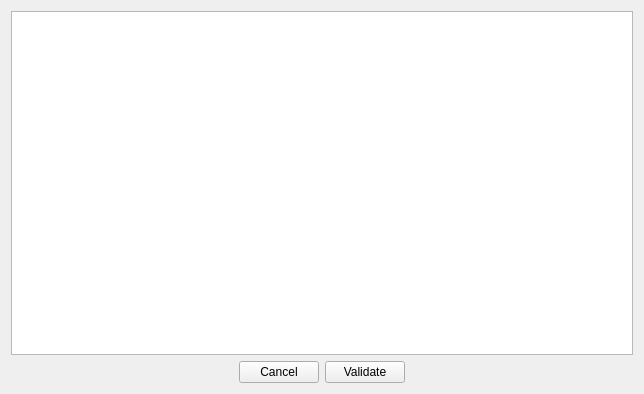
<?xml version="1.0" encoding="UTF-8"?>
<ui version="4.0">
 <class>JacobianGui</class>
 <widget class="QWidget" name="JacobianGui">
  <property name="geometry">
   <rect>
    <x>0</x>
    <y>0</y>
    <width>644</width>
    <height>394</height>
   </rect>
  </property>
  <property name="windowTitle">
   <string>General Jacobian Matrix</string>
  </property>
  <layout class="QVBoxLayout" name="verticalLayout">
   <item>
    <widget class="QTableView" name="tblJacobian"/>
   </item>
   <item>
    <layout class="QHBoxLayout" name="horizontalLayout">
     <item>
      <spacer name="horizontalSpacer_2">
       <property name="orientation">
        <enum>Qt::Horizontal</enum>
       </property>
       <property name="sizeHint" stdset="0">
        <size>
         <width>40</width>
         <height>20</height>
        </size>
       </property>
      </spacer>
     </item>
     <item>
      <widget class="QPushButton" name="btnCancel">
       <property name="text">
        <string>Cancel</string>
       </property>
      </widget>
     </item>
     <item>
      <widget class="QPushButton" name="btnValidate">
       <property name="text">
        <string>Validate</string>
       </property>
      </widget>
     </item>
     <item>
      <spacer name="horizontalSpacer">
       <property name="orientation">
        <enum>Qt::Horizontal</enum>
       </property>
       <property name="sizeHint" stdset="0">
        <size>
         <width>40</width>
         <height>20</height>
        </size>
       </property>
      </spacer>
     </item>
    </layout>
   </item>
  </layout>
 </widget>
 <resources/>
 <connections/>
</ui>
